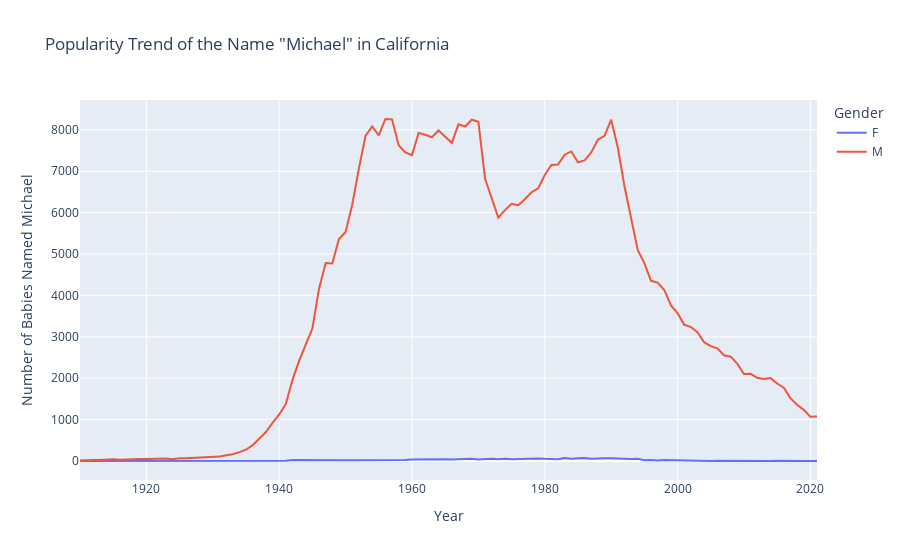
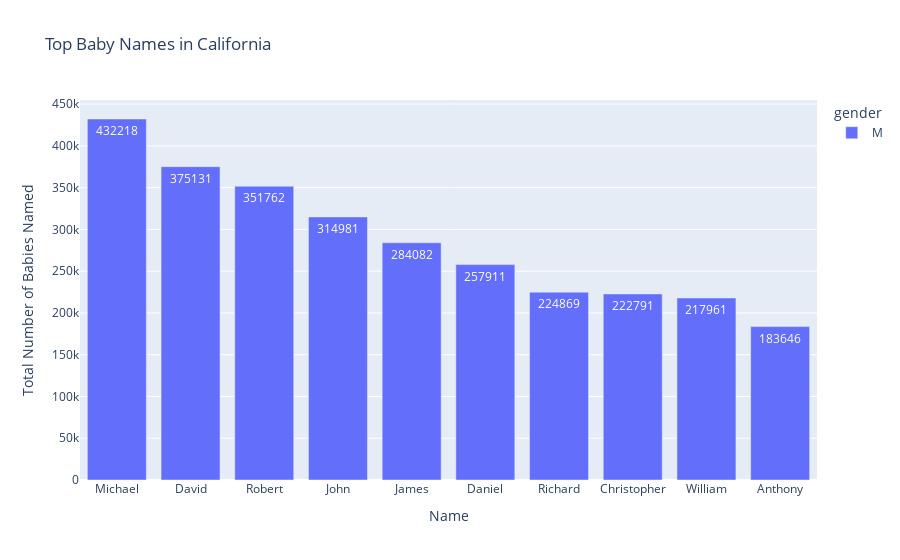
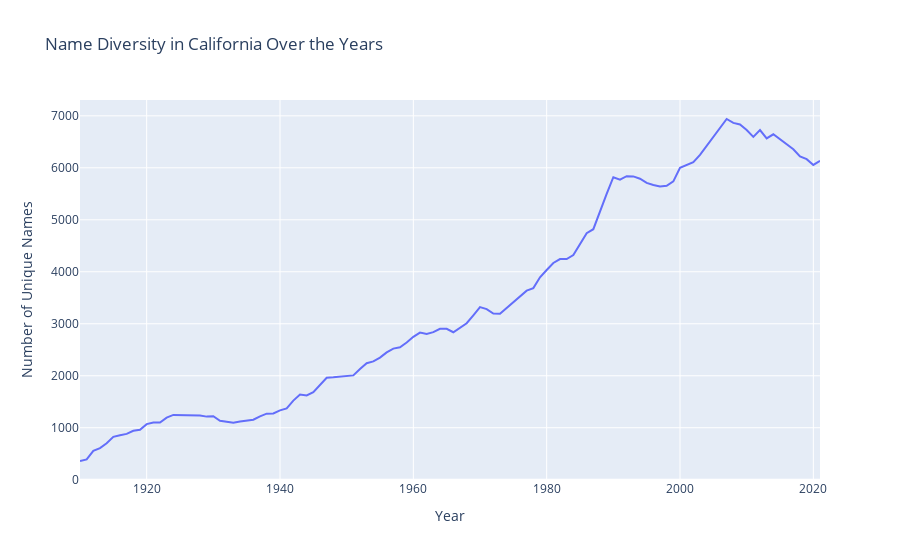

Notebook cell for these charts, in order:
### Code cell
# Removing the Gender Distribution in California plot
# Displaying only the remaining three plots
fig1.show()
fig3.show()
fig4.show()

### Figure 1 — Plotly figure (JSON) as saved in the notebook; plotly's stock layout.template omitted (floating-point values rounded to 4 significant figures)
{"data": [{"hovertemplate": "Gender=F<br>Year=%{x}<br>Number of Babies=%{y}<extra></extra>", "legendgroup": "F", "line": {"color": "#636efa", "dash": "solid"}, "marker": {"symbol": "circle"}, "mode": "lines", "name": "F", "orientation": "v", "showlegend": true, "type": "scatter", "x": [1910, 1911, 1912, 1913, 1914, 1915, 1916, 1917, 1918, 1919, 1920, 1921, 1922, 1923, 1924, 1925, 1926, 1927, 1928, 1929, 1930, 1931, 1932, 1933, 1934, 1935, 1936, 1937, 1938, 1939, 1940, 1941, 1942, 1943, 1944, 1945, 1946, 1947, 1948, 1949, 1950, 1951, 1952, 1953, 1954, 1955, 1956, 1957, 1958, 1959, 1960, 1961, 1962, 1963, 1964, 1965, 1966, 1967, 1968, 1969, 1970, 1971, 1972, 1973, 1974, 1975, 1976, 1977, 1978, 1979, 1980, 1981, 1982, 1983, 1984, 1985, 1986, 1987, 1988, 1989, 1990, 1991, 1992, 1993, 1994, 1995, 1996, 1997, 1998, 1999, 2000, 2001, 2002, 2003, 2004, 2005, 2006, 2007, 2008, 2009, 2010, 2011, 2012, 2013, 2014, 2015, 2016, 2017, 2018, 2019, 2020, 2021], "xaxis": "x", "y": [0, 0, 0, 0, 0, 0, 0, 0, 0, 0, 0, 0, 0, 0, 0, 0, 0, 0, 0, 0, 0, 0, 0, 0, 0, 0, 0, 0, 7, 9, 12, 8, 25, 22, 20, 22, 25, 20, 15, 20, 18, 19, 18, 23, 25, 28, 15, 21, 23, 23, 34, 38, 42, 45, 36, 44, 36, 48, 47, 55, 39, 52, 57, 45, 56, 45, 53, 63, 64, 62, 53, 55, 42, 70, 52, 64, 74, 55, 66, 65, 68, 55, 54, 46, 52, 20, 27, 13, 24, 19, 17, 12, 10, 9, 10, 0, 9, 7, 0, 0, 0, 0, 0, 0, 0, 5, 0, 0, 0, 0, 0, 0], "yaxis": "y"}, {"hovertemplate": "Gender=M<br>Year=%{x}<br>Number of Babies=%{y}<extra></extra>", "legendgroup": "M", "line": {"color": "#EF553B", "dash": "solid"}, "marker": {"symbol": "circle"}, "mode": "lines", "name": "M", "orientation": "v", "showlegend": true, "type": "scatter", "x": [1910, 1911, 1912, 1913, 1914, 1915, 1916, 1917, 1918, 1919, 1920, 1921, 1922, 1923, 1924, 1925, 1926, 1927, 1928, 1929, 1930, 1931, 1932, 1933, 1934, 1935, 1936, 1937, 1938, 1939, 1940, 1941, 1942, 1943, 1944, 1945, 1946, 1947, 1948, 1949, 1950, 1951, 1952, 1953, 1954, 1955, 1956, 1957, 1958, 1959, 1960, 1961, 1962, 1963, 1964, 1965, 1966, 1967, 1968, 1969, 1970, 1971, 1972, 1973, 1974, 1975, 1976, 1977, 1978, 1979, 1980, 1981, 1982, 1983, 1984, 1985, 1986, 1987, 1988, 1989, 1990, 1991, 1992, 1993, 1994, 1995, 1996, 1997, 1998, 1999, 2000, 2001, 2002, 2003, 2004, 2005, 2006, 2007, 2008, 2009, 2010, 2011, 2012, 2013, 2014, 2015, 2016, 2017, 2018, 2019, 2020, 2021], "xaxis": "x", "y": [13, 10, 23, 24, 35, 42, 33, 32, 35, 47, 48, 52, 58, 59, 45, 69, 67, 73, 86, 94, 109, 106, 140, 162, 215, 276, 380, 541, 701, 920, 1124, 1379, 1959, 2417, 2795, 3203, 4164, 4781, 4771, 5364, 5533, 6190, 7064, 7853, 8083, 7865, 8262, 8250, 7630, 7457, 7390, 7927, 7880, 7821, 7984, 7836, 7685, 8134, 8081, 8244, 8197, 6824, 6344, 5880, 6060, 6215, 6180, 6322, 6491, 6587, 6909, 7151, 7160, 7399, 7478, 7216, 7261, 7453, 7761, 7857, 8247, 7572, 6638, 5847, 5098, 4782, 4353, 4311, 4132, 3759, 3572, 3295, 3237, 3109, 2870, 2774, 2723, 2555, 2520, 2349, 2101, 2107, 2011, 1983, 2002, 1871, 1772, 1520, 1358, 1236, 1070, 1078], "yaxis": "y"}], "layout": {"autosize": true, "legend": {"title": {"text": "Gender"}, "tracegroupgap": 0}, "title": {"text": "Popularity Trend of the Name \"Michael\" in California"}, "xaxis": {"anchor": "y", "autorange": true, "domain": [0, 1], "range": [1910, 2021], "title": {"text": "Year"}, "type": "linear"}, "yaxis": {"anchor": "x", "autorange": true, "domain": [0, 1], "range": [-459, 8721], "title": {"text": "Number of Babies Named Michael"}, "type": "linear"}}}

### Figure 2 — Plotly figure (JSON) as saved in the notebook; plotly's stock layout.template omitted (floating-point values rounded to 4 significant figures)
{"data": [{"alignmentgroup": "True", "hovertemplate": "gender=M<br>name=%{x}<br>number=%{text}<extra></extra>", "legendgroup": "M", "marker": {"color": "#636efa", "pattern": {"shape": ""}}, "name": "M", "offsetgroup": "M", "orientation": "v", "showlegend": true, "text": [432218, 375131, 351762, 314981, 284082, 257911, 224869, 222791, 217961, 183646], "textposition": "auto", "type": "bar", "x": ["Michael", "David", "Robert", "John", "James", "Daniel", "Richard", "Christopher", "William", "Anthony"], "xaxis": "x", "y": [432218, 375131, 351762, 314981, 284082, 257911, 224869, 222791, 217961, 183646], "yaxis": "y"}], "layout": {"autosize": true, "barmode": "relative", "legend": {"title": {"text": "gender"}, "tracegroupgap": 0}, "title": {"text": "Top Baby Names in California"}, "xaxis": {"anchor": "y", "autorange": true, "domain": [0, 1], "range": [-0.5, 9.5], "title": {"text": "Name"}, "type": "category"}, "yaxis": {"anchor": "x", "autorange": true, "domain": [0, 1], "range": [0, 455000.0], "title": {"text": "Total Number of Babies Named"}, "type": "linear"}}}

### Figure 3 — Plotly figure (JSON) as saved in the notebook; plotly's stock layout.template omitted (floating-point values rounded to 4 significant figures)
{"data": [{"hovertemplate": "year=%{x}<br>name=%{y}<extra></extra>", "legendgroup": "", "line": {"color": "#636efa", "dash": "solid"}, "marker": {"symbol": "circle"}, "mode": "lines", "name": "", "orientation": "v", "showlegend": false, "type": "scatter", "x": [1910, 1911, 1912, 1913, 1914, 1915, 1916, 1917, 1918, 1919, 1920, 1921, 1922, 1923, 1924, 1925, 1926, 1927, 1928, 1929, 1930, 1931, 1932, 1933, 1934, 1935, 1936, 1937, 1938, 1939, 1940, 1941, 1942, 1943, 1944, 1945, 1946, 1947, 1948, 1949, 1950, 1951, 1952, 1953, 1954, 1955, 1956, 1957, 1958, 1959, 1960, 1961, 1962, 1963, 1964, 1965, 1966, 1967, 1968, 1969, 1970, 1971, 1972, 1973, 1974, 1975, 1976, 1977, 1978, 1979, 1980, 1981, 1982, 1983, 1984, 1985, 1986, 1987, 1988, 1989, 1990, 1991, 1992, 1993, 1994, 1995, 1996, 1997, 1998, 1999, 2000, 2001, 2002, 2003, 2004, 2005, 2006, 2007, 2008, 2009, 2010, 2011, 2012, 2013, 2014, 2015, 2016, 2017, 2018, 2019, 2020, 2021], "xaxis": "x", "y": [360, 391, 554, 609, 701, 824, 857, 882, 942, 961, 1069, 1101, 1100, 1194, 1247, 1246, 1240, 1236, 1237, 1214, 1222, 1135, 1118, 1094, 1120, 1131, 1154, 1220, 1270, 1274, 1335, 1372, 1522, 1638, 1621, 1684, 1825, 1962, 1971, 1984, 1990, 2007, 2131, 2241, 2276, 2348, 2449, 2522, 2547, 2639, 2749, 2830, 2804, 2838, 2904, 2902, 2837, 2919, 3010, 3162, 3321, 3283, 3198, 3193, 3300, 3415, 3527, 3637, 3686, 3895, 4034, 4170, 4245, 4245, 4322, 4535, 4741, 4819, 5167, 5497, 5819, 5772, 5838, 5835, 5791, 5710, 5668, 5639, 5653, 5740, 6001, 6047, 6108, 6247, 6417, 6579, 6772, 6939, 6865, 6834, 6728, 6594, 6727, 6565, 6645, 6551, 6440, 6358, 6219, 6167, 6056, 6134], "yaxis": "y"}], "layout": {"autosize": true, "legend": {"tracegroupgap": 0}, "title": {"text": "Name Diversity in California Over the Years"}, "xaxis": {"anchor": "y", "autorange": true, "domain": [0, 1], "range": [1910, 2021], "title": {"text": "Year"}, "type": "linear"}, "yaxis": {"anchor": "x", "autorange": true, "domain": [0, 1], "range": [-5.5, 7304.0], "title": {"text": "Number of Unique Names"}, "type": "linear"}}}
